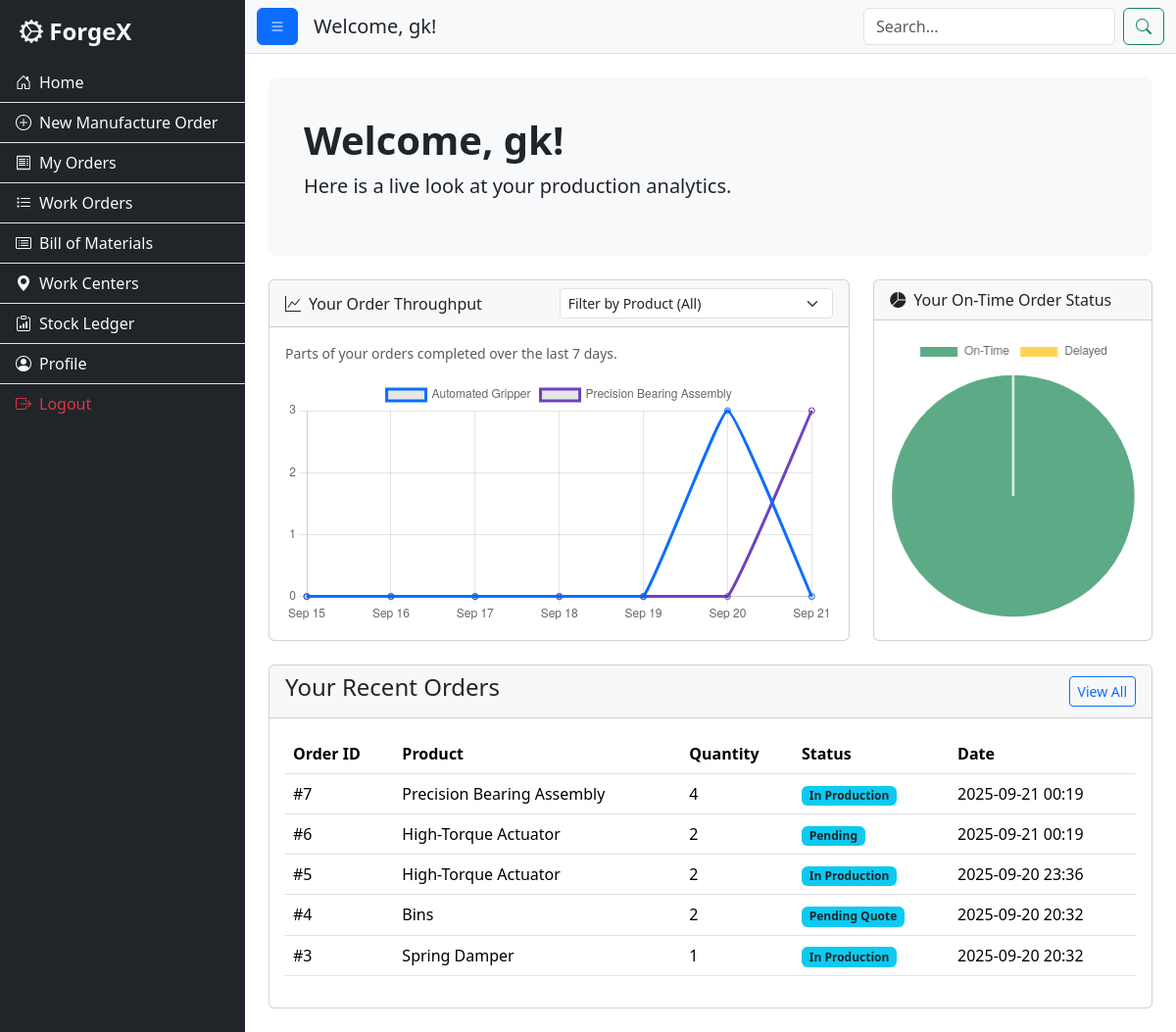
The page /dashboard/customer (signed in) on the database its author committed.
### app.py (models this page shows)
class CustomerOrder(db.Model):
    id = db.Column(db.Integer, primary_key=True)
    customer_id = db.Column(db.Integer, db.ForeignKey('user.id'), nullable=False)
    product_name = db.Column(db.String(100), nullable=False)
    is_custom = db.Column(db.Boolean, default=False)
    description = db.Column(db.Text, nullable=True)
    quantity = db.Column(db.Integer, nullable=False)
    status = db.Column(db.String(50), default='Pending')
    created_at = db.Column(db.DateTime, default=datetime.datetime.utcnow)
    manufacturing_order_id = db.Column(db.Integer, db.ForeignKey('manufacturing_order.id'), nullable=True)
    manufacturing_order = db.relationship('ManufacturingOrder', backref='customer_order', uselist=False)

### app.py (the view)
@app.route('/dashboard/customer')
@login_required
@role_required('customer')
def customer_dashboard():
    user = User.query.filter_by(username=session['username']).first()
    mo_ids = [order.manufacturing_order_id for order in user.orders if order.manufacturing_order_id]
    base_query = WorkOrder.query.filter(WorkOrder.mo_id.in_(mo_ids)) if mo_ids else WorkOrder.query.filter(db.false())
    throughput = get_throughput_data(base_query)
    on_time_count, delayed_count = 0, 0
    completed_wos = base_query.filter(WorkOrder.status == 'Done').all()
    for wo in completed_wos:
        if wo.expected_duration and wo.real_duration and wo.real_duration > wo.expected_duration:
            delayed_count += 1
        else:
            on_time_count += 1
    analytics_data = {'throughput': throughput, 'delays': {'on_time': on_time_count, 'delayed': delayed_count}}
    recent_orders = CustomerOrder.query.filter_by(customer_id=user.id).order_by(CustomerOrder.created_at.desc()).limit(5).all()
    return render_template('customer_dashboard.html', analytics_data=analytics_data, recent_orders=recent_orders)

### app.py (called while the page is built)
def login_required(f):
    @wraps(f)
    def decorated_function(*args, **kwargs):
        if 'username' not in session:
            flash("Please log in to access this page.", "warning")
            return redirect(url_for('login'))
        user = User.query.filter_by(username=session['username']).first()
        if not user:
            session.clear()
            flash("Your login session was invalid. Please log in again.", "danger")
            return redirect(url_for('login'))
        return f(*args, **kwargs)
    return decorated_function

def role_required(required_role):
    def decorator(f):
        @wraps(f)
        def decorated_function(*args, **kwargs):
            if session.get('role') != required_role:
                flash("You do not have permission to access this page.", "danger")
                return redirect(url_for('index'))
            return f(*args, **kwargs)
        return decorated_function
    return decorator

    @property
    def real_duration(self):
        if self.start_time and self.end_time:
            return round((self.end_time - self.start_time).total_seconds() / 3600, 2)
        elif self.start_time:
            return round((datetime.datetime.utcnow() - self.start_time).total_seconds() / 3600, 2)
        return None

### templates/customer_dashboard.html (shortened to what this page needs)
{% extends "layout.html" %}
{% block content %}
<div class="p-4 mb-4 bg-light rounded-3">
    <div class="container-fluid py-3">
        <h1 class="display-6 fw-bold">Welcome, {{ session.username }}!</h1>
        <p class="col-md-8 fs-5">Here is a live look at your production analytics.</p>
    </div>
</div>
<div class="row">
    <div class="col-lg-8 mb-4">
        <div class="card h-100">
            <div class="card-header d-flex justify-content-between align-items-center">
                <span><i class="bi bi-graph-up me-2"></i>Your Order Throughput</span>
                <div class="w-50">
                    <select id="productFilter" class="form-select form-select-sm">
                        <option value="all" selected>Filter by Product (All)</option>
                    </select>
                </div>
            </div>
            <div class="card-body">
                <p class="card-text small text-muted">Parts of your orders completed over the last 7 days.</p>
                <div style="height: 250px;">
                    <canvas id="customerThroughputChart"></canvas>
                </div>
            </div>
        </div>
    </div>
    <div class="col-lg-4 mb-4">
        <div class="card h-100">
            <div class="card-header"><i class="bi bi-pie-chart-fill me-2"></i>Your On-Time Order Status</div>
            <div class="card-body d-flex align-items-center justify-content-center" style="height: 250px;">
                 {% if analytics_data.delays.on_time > 0 or analytics_data.delays.delayed > 0 %}
                <canvas id="customerDelayChart"></canvas>
                {% else %}
                <p class="text-muted">No completed order data yet.</p>
                {% endif %}
            </div>
        </div>
    </div>
</div>
<div class="card">
    <div class="card-header d-flex justify-content-between align-items-center">
        <h4>Your Recent Orders</h4>
        <a href="{{ url_for('my_orders') }}" class="btn btn-sm btn-outline-primary">View All</a>
    </div>
    <div class="card-body">
        <div class="table-responsive">
            <table class="table">
                <thead>
                    <tr>
                        <th>Order ID</th>
                        <th>Product</th>
                        <th>Quantity</th>
                        <th>Status</th>
                        <th>Date</th>
                    </tr>
                </thead>
                <tbody>
                    {% for order in recent_orders %}
                    <tr>
                        <td>#{{ order.id }}</td>
                        <td>{{ order.product_name }}</td>
                        <td>{{ order.quantity }}</td>
                        <td><span class="badge bg-info text-dark">{{ order.status }}</span></td>
                        <td>{{ order.created_at.strftime('%Y-%m-%d %H:%M') }}</td>
                    </tr>
                    {% else %}
                    <tr>
                        <td colspan="5" class="text-center">You have no recent orders.</td>
                    </tr>
                    {% endfor %}
                </tbody>
            </table>
        </div>
    </div>
</div>
<script>
document.addEventListener("DOMContentLoaded", function() {
    const analyticsData = JSON.parse('{{ analytics_data | tojson | safe }}');
    // Store original datasets for filtering
    const originalThroughputDatasets = analyticsData.throughput.datasets;
    // 1. Throughput Chart (Line Chart)
    const throughputCtx = document.getElementById('customerThroughputChart').getContext('2d');
    const throughputChart = new Chart(throughputCtx, {
        type: 'line',
        data: {
            labels: analyticsData.throughput.labels,
            datasets: originalThroughputDatasets
        },
        options: {
            responsive: true,
            maintainAspectRatio: false,
            scales: { y: { beginAtZero: true, ticks: { stepSize: 1 } } }
        }
    });
    // Filter functionality for Throughput Chart
    document.getElementById('productFilter').addEventListener('change', function() {
        const selectedProduct = this.value;
        if (selectedProduct === 'all') {
            throughputChart.data.datasets = originalThroughputDatasets;
        } else {
            throughputChart.data.datasets = originalThroughputDatasets.filter(dataset => dataset.label === selectedProduct);
        }
        throughputChart.update();
    });
    // 2. Delay Chart (Pie Chart)
    if (analyticsData.delays.on_time > 0 || analyticsData.delays.delayed > 0) {
        const delayCtx = document.getElementById('customerDelayChart').getContext('2d');
        new Chart(delayCtx, {
            type: 'pie',
            data: {
                labels: ['On-Time', 'Delayed'],
                datasets: [{
                    data: [analyticsData.delays.on_time, analyticsData.delays.delayed],
                    backgroundColor: ['rgba(25, 135, 84, 0.7)', 'rgba(255, 193, 7, 0.7)']
                }]
            },
            options: { responsive: true, maintainAspectRatio: false }
        });
    }
});
</script>
{% endblock %}

### static/css/style.css (style rules this page uses)
body { overflow-x: hidden; }

### rows shown on the page
CustomerOrder: id "7", product_name "Precision Bearing Assembly", quantity "4", status "In Production", created_at "2025-09-21 00:19"
CustomerOrder: id "6", product_name "High-Torque Actuator", quantity "2", status "Pending", created_at "2025-09-21 00:19"
CustomerOrder: id "5", product_name "High-Torque Actuator", quantity "2", status "In Production", created_at "2025-09-20 23:36"
CustomerOrder: id "4", product_name "Bins", quantity "2", status "Pending Quote", created_at "2025-09-20 20:32"
CustomerOrder: id "3", product_name "Spring Damper", quantity "1", status "In Production", created_at "2025-09-20 20:32"

### other values the page prints
{{ session.username }} "gk"
